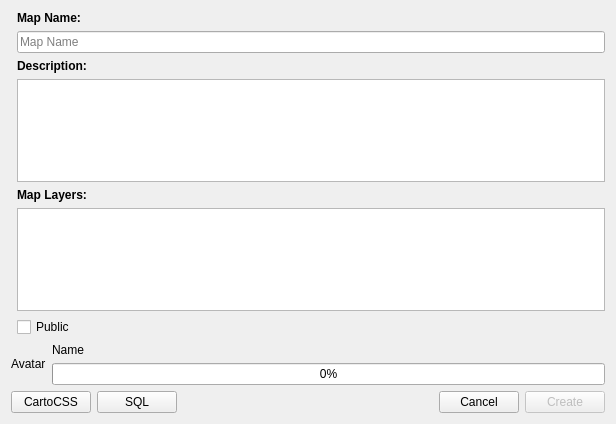
<?xml version="1.0" encoding="UTF-8"?>
<ui version="4.0">
 <class>CreateViz</class>
 <widget class="QDialog" name="CreateViz">
  <property name="geometry">
   <rect>
    <x>0</x>
    <y>0</y>
    <width>616</width>
    <height>424</height>
   </rect>
  </property>
  <property name="windowTitle">
   <string>Create New Map</string>
  </property>
  <layout class="QVBoxLayout" name="verticalLayout">
   <item>
    <layout class="QFormLayout" name="mapDataLayout">
     <property name="fieldGrowthPolicy">
      <enum>QFormLayout::AllNonFixedFieldsGrow</enum>
     </property>
     <item row="1" column="1">
      <widget class="QLabel" name="mapNameLB">
       <property name="font">
        <font>
         <weight>75</weight>
         <bold>true</bold>
        </font>
       </property>
       <property name="text">
        <string>Map Name:</string>
       </property>
      </widget>
     </item>
     <item row="2" column="1">
      <widget class="QLineEdit" name="mapNameTX">
       <property name="placeholderText">
        <string>Map Name</string>
       </property>
      </widget>
     </item>
     <item row="3" column="1">
      <widget class="QLabel" name="label">
       <property name="font">
        <font>
         <weight>75</weight>
         <bold>true</bold>
        </font>
       </property>
       <property name="text">
        <string>Description:</string>
       </property>
      </widget>
     </item>
     <item row="4" column="1">
      <widget class="QTextEdit" name="descriptionTX"/>
     </item>
     <item row="5" column="1">
      <widget class="QLabel" name="availableLB">
       <property name="font">
        <font>
         <weight>75</weight>
         <bold>true</bold>
        </font>
       </property>
       <property name="text">
        <string>Map Layers:</string>
       </property>
      </widget>
     </item>
     <item row="6" column="1">
      <widget class="QListWidget" name="availableList">
       <property name="selectionMode">
        <enum>QAbstractItemView::NoSelection</enum>
       </property>
      </widget>
     </item>
     <item row="7" column="1">
      <widget class="QCheckBox" name="publicCH">
       <property name="text">
        <string>Public</string>
       </property>
      </widget>
     </item>
    </layout>
   </item>
   <item>
    <layout class="QVBoxLayout" name="availableLayout"/>
   </item>
   <item>
    <layout class="QHBoxLayout" name="userLayout">
     <item>
      <widget class="QLabel" name="avatarLB">
       <property name="text">
        <string>Avatar</string>
       </property>
      </widget>
     </item>
     <item>
      <layout class="QVBoxLayout" name="quotaLayout">
       <item>
        <widget class="QLabel" name="nameLB">
         <property name="text">
          <string>Name</string>
         </property>
        </widget>
       </item>
       <item>
        <widget class="QProgressBar" name="remainingBar">
         <property name="value">
          <number>0</number>
         </property>
        </widget>
       </item>
      </layout>
     </item>
    </layout>
   </item>
   <item>
    <layout class="QHBoxLayout" name="buttonsLayout">
     <item>
      <widget class="QPushButton" name="cartoCssBT">
       <property name="text">
        <string>CartoCSS</string>
       </property>
       <property name="autoDefault">
        <bool>true</bool>
       </property>
      </widget>
     </item>
     <item>
      <widget class="QPushButton" name="sqlBT">
       <property name="text">
        <string>SQL</string>
       </property>
       <property name="autoDefault">
        <bool>true</bool>
       </property>
      </widget>
     </item>
     <item>
      <spacer name="horizontalSpacer">
       <property name="orientation">
        <enum>Qt::Horizontal</enum>
       </property>
       <property name="sizeHint" stdset="0">
        <size>
         <width>40</width>
         <height>20</height>
        </size>
       </property>
      </spacer>
     </item>
     <item>
      <widget class="QPushButton" name="cancelBT">
       <property name="text">
        <string>Cancel</string>
       </property>
       <property name="autoDefault">
        <bool>false</bool>
       </property>
      </widget>
     </item>
     <item>
      <widget class="QPushButton" name="saveBT">
       <property name="enabled">
        <bool>false</bool>
       </property>
       <property name="text">
        <string>Create</string>
       </property>
       <property name="default">
        <bool>true</bool>
       </property>
      </widget>
     </item>
    </layout>
   </item>
  </layout>
 </widget>
 <resources/>
 <connections/>
</ui>
